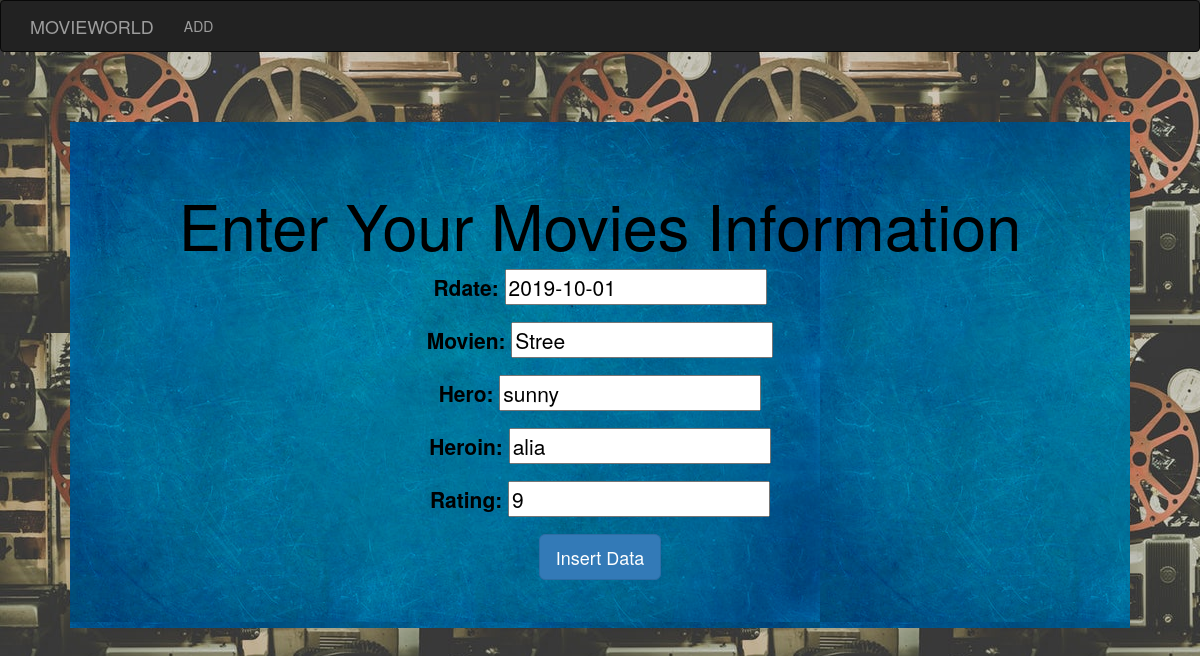
The app's page /update/6 with its own data.
### testapp/models.py (models this page shows, shortened)
class Movie(models.Model):
    rdate = models.DateField()
    movien = models.CharField(max_length=255)
    hero = models.CharField(max_length=255)
    heroin = models.CharField(max_length=255)
    rating = models.IntegerField(default=1,
        validators=[MaxValueValidator(10), MinValueValidator(1)])

### testapp/views.py (the view)
# urls.py: path('update/<int:pk>', views.CompanyUpdateView.as_view()),
class CompanyUpdateView(UpdateView):
    model = Movie
    fields = ('rdate','movien','hero','heroin','rating')

### template/testapp/movie_form.html (shortened to what this page needs)
<!DOCTYPE html>
{% extends 'testapp/base.html'%}
   {%block body_block%}
   <div class="jumbotron" align="center">
      <div class="container">
        <h1>Enter Your Movies Information</h1>
        <form  method="post">
          {{form.as_p}}
          <input type="submit" class='btn btn-lg btn-primary' value="Insert Data">
        </form>
       {% endblock%}

### static/css/info.css (style rules this page uses)
.jumbotron { color: Black; background-image: url("../image/b_b.jpg"); margin-top: 70px; margin-left: 70px; margin-right: 70px; }

### records on screen
Movie: rdate "2019-10-01", movien "Stree", hero "sunny", heroin "alia", rating "9"
